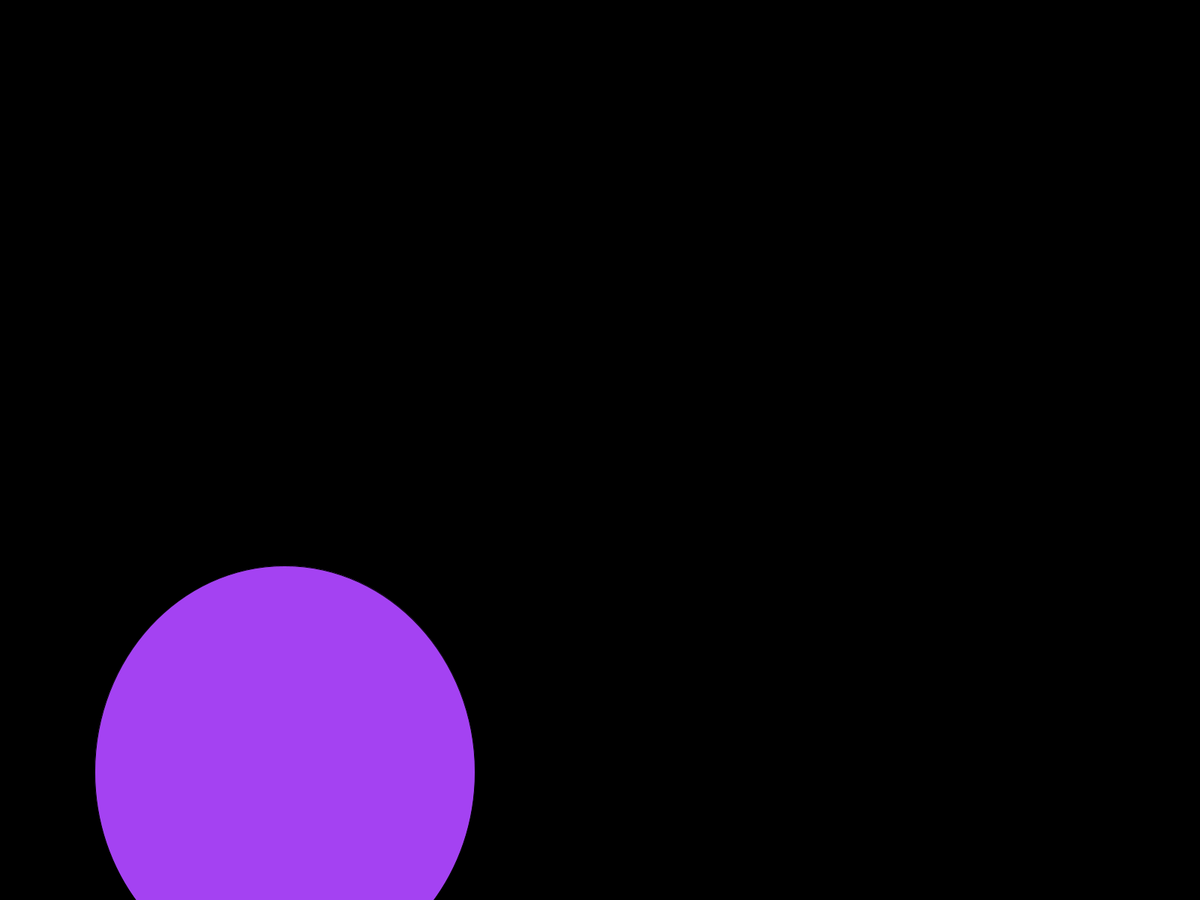
Frame 1 (no input)
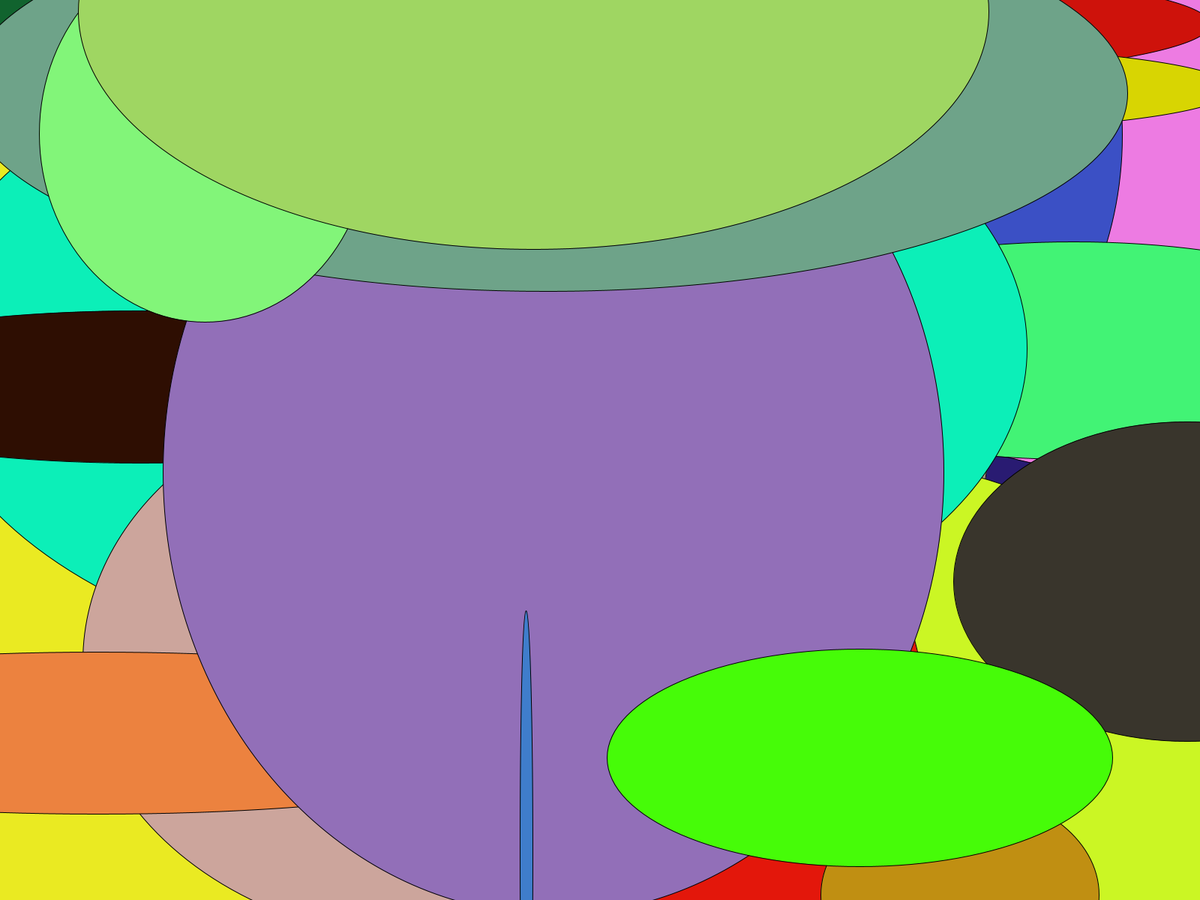
Frame 60 (the mouse pressed at the canvas centre just before this capture)
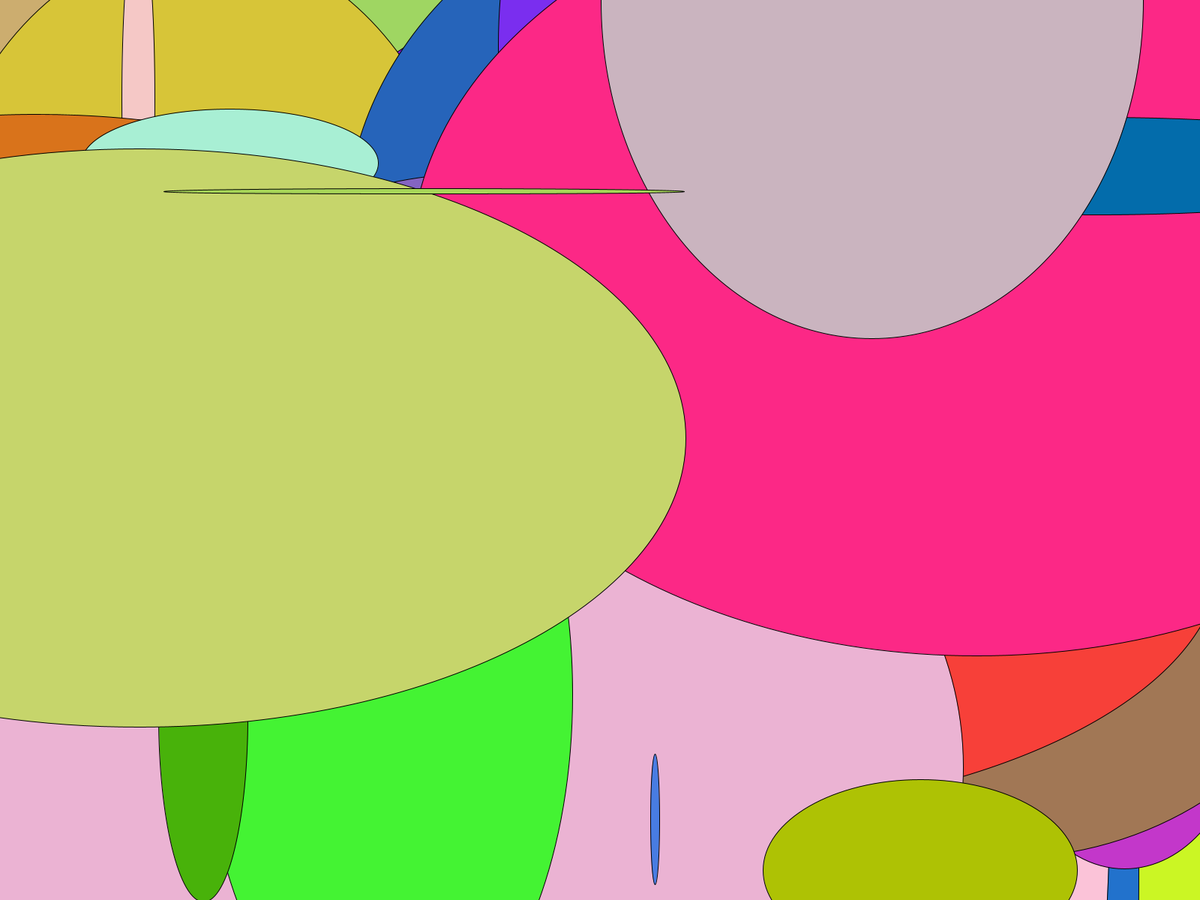
Frame 120 (the mouse held since frame 60 and released just before this capture)

The Processing sketch that drew these frames (run headless with seeded random() and noise(); from frame 60 on, the mouse is pressed at the canvas centre):

// Processing sketch: Day_4_Intro
// ── Day_4_Intro.pde
void setup(){
  fullScreen();
  background(0);
}
void draw(){
  float r = random(255);
  float g = random(255);
  float b = random(255);
  
  fill(r,g,b);
  float x = random(width);
  float y = random(height);
  float w = random(width);
  float z = random(height);
  ellipse(x,y,w,z);

}
